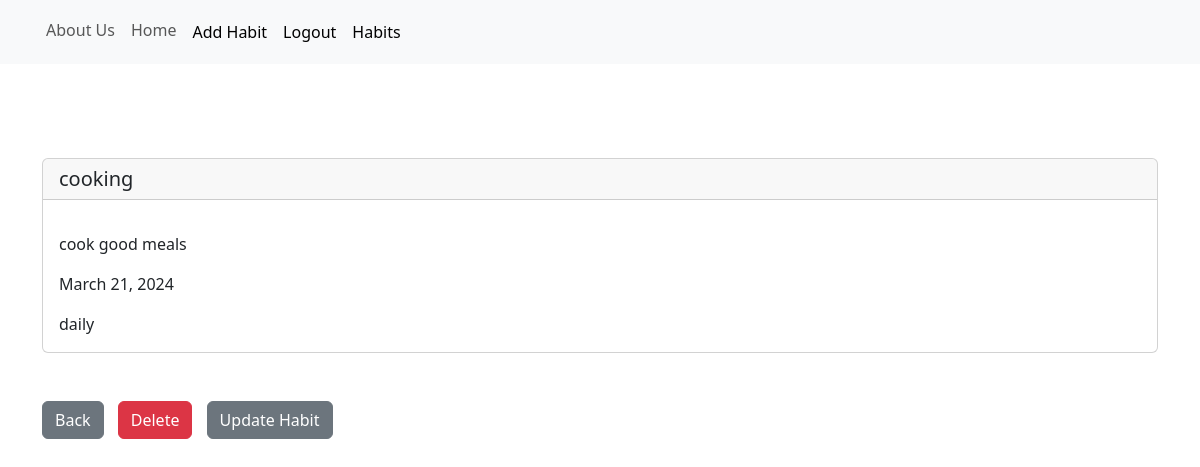
The app's page /habit/5 (signed in) with its own data.
### main/models.py (models this page shows, shortened)
class Habit(models.Model):
    HABIT_FREQUENCY_CHOICES = (
        ('daily', 'Daily'),
        ('weekly', 'Weekly'),
        ('monthly', 'Monthly'),
    )
    user = models.ForeignKey(User, on_delete=models.CASCADE, default=1)
    name = models.CharField(max_length=100)
    category = models.TextField(default= "")
    description = models.TextField()
    frequency = models.CharField(max_length=20, choices=HABIT_FREQUENCY_CHOICES)
    start_date = models.DateField()
    completed = models.BooleanField(default=False)

### main/views.py (the view)
# urls.py: path("habit/<int:pk>", views.habit_record, name="habit"),
def habit_record(request,pk):
  if request.user.is_authenticated:
    habit_record = Habit.objects.get(id=pk)
    return render(request, 'record.html', {'habit_record':habit_record})
  else:
    messages.success(request,'You must be logged in to view the page')
    return redirect('home')

### main/templates/record.html (shortened to what this page needs)
{% extends 'base.html' %}
{% block content %}<div class="card">
  <h5 class="card-header">{{habit_record.name}}</h5>
  <div class="card-body">
    <p class="card-text">{{habit_record.description}}</p>
    <p class="card-text">{{habit_record.start_date}}</p>
    <p class="card-text">{{habit_record.frequency}}</p>
</div>
</div>
<br><br>
<div col-md-6 offset-md-3>
  <a href="{% url 'myhabit' %}" class="btn btn-secondary">Back</a>
  <a href="{% url 'delete_habit' habit_record.id %}" class="btn btn-danger">Delete</a>
  <a href="{% url 'update_habit' habit_record.id %}" class="btn btn-secondary">Update Habit</a>
</div>
{% endblock %}

### main/templates/base.html (style rules this page uses)
.btn { margin-right: 10px; }

### records on screen
Habit: name "cooking", description "cook good meals", start_date "March 21, 2024", frequency "daily"
